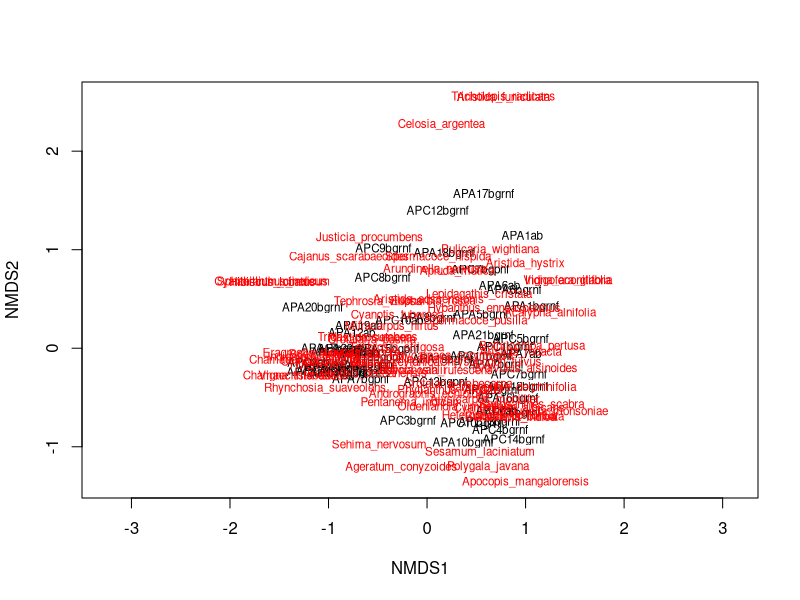
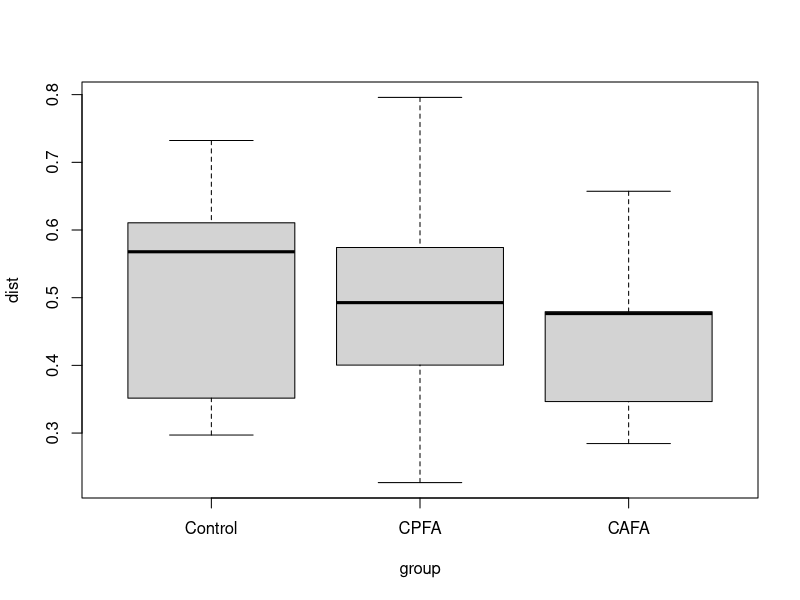
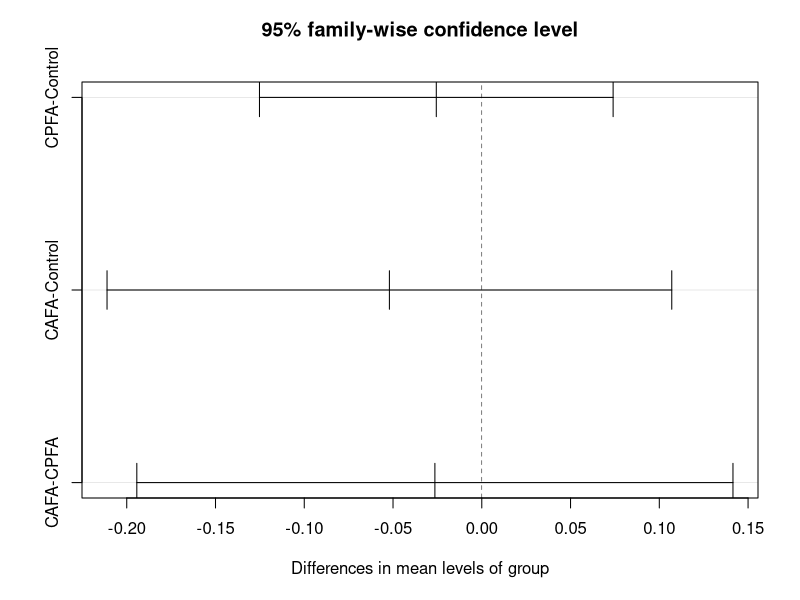
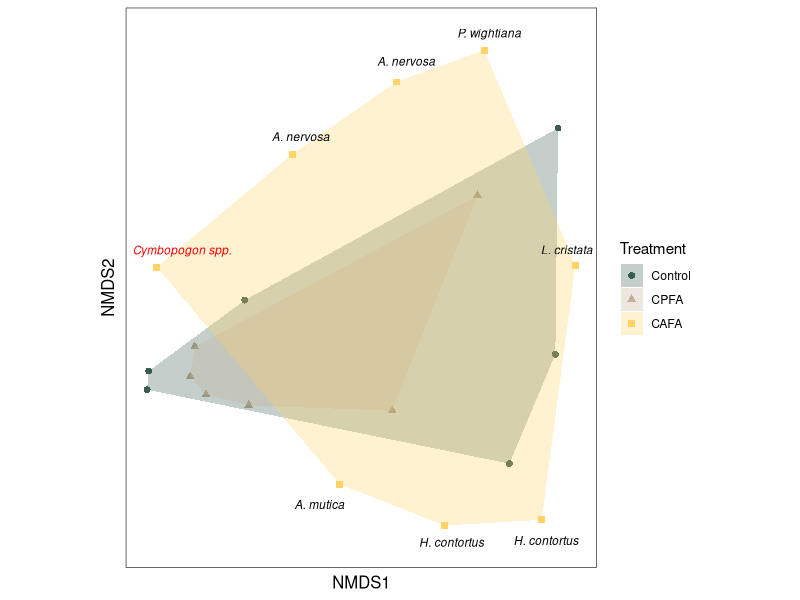
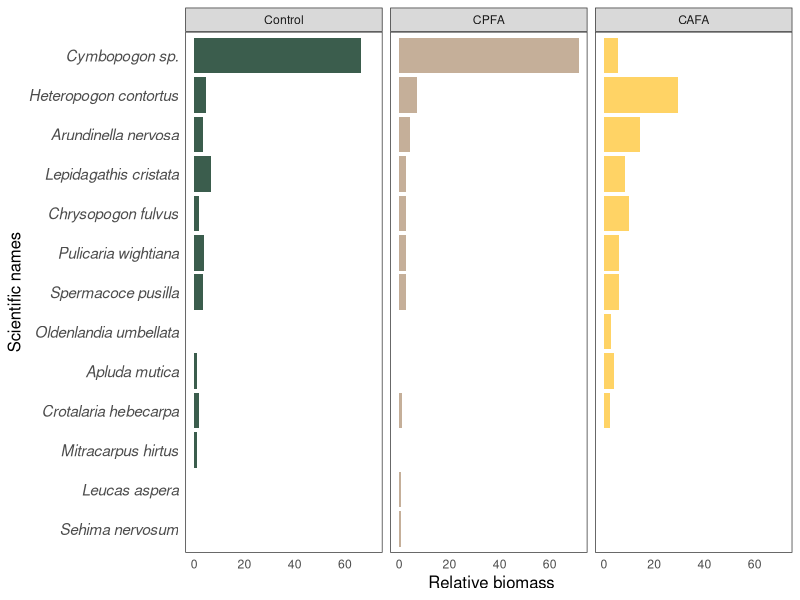
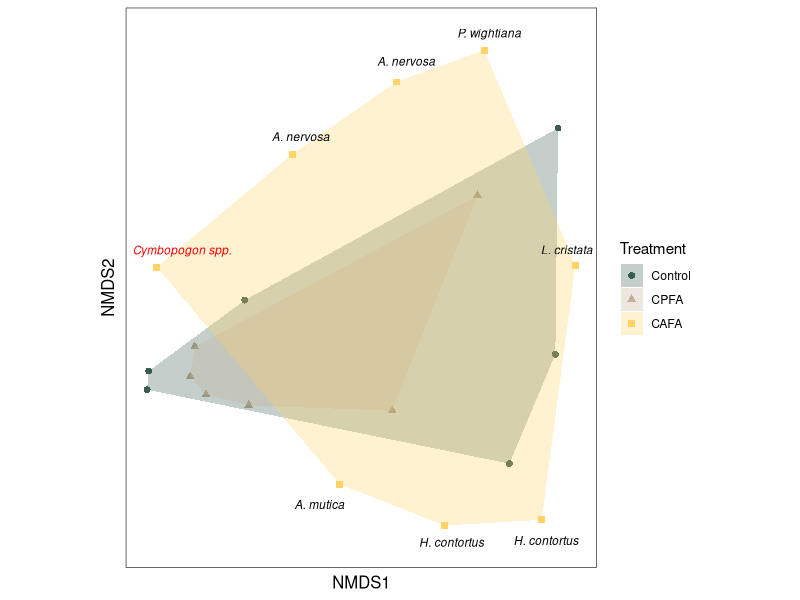

Generate these figures, in order, with R:
# Packages----
library(tidyverse)
library(patchwork)
library(vegan)

# Data----
raw_dat <- read.csv(
  "biomass_data.csv",
  header = T,
  fill = TRUE,
  sep = ",",
  na.strings = c("", " ", "NA", "NA ", "na", "NULL")
)

# Data wrangling----
Site_dat <- raw_dat %>%
  mutate(
    Treatment = as.factor(Treatment),
    Life_form = as.factor(Life_form),
    Functional_groups = as.factor(Functional_groups)
  )

# create Site prep data
Site_prep <- Site_dat %>%
  arrange(Site, Treatment) %>%
  mutate(
    Treatment = case_when(
      Treatment == "ab" ~ "Control",
      # Cymbopogon present fire present
      Treatment == "bgpnf" ~ "CPFA",
      # Cymbopogon present fire absent
      Treatment == "bgrnf" ~ "CAFA" # Cymbopogon absent fire absent
    )
  )

# what is the summed biomass per Site with cymbopogon?
Site_sum <-
  Site_prep %>% group_by(Site, Treatment) %>%
  summarise(Site_biomass = sum(Weight)) %>%
  ungroup()

# Site_calc
Site_calc <- Site_prep %>% left_join(Site_sum) %>%
  mutate(
    relative_biomass = (Weight / Site_biomass) ,
    relative_biomass_p =  round(((
      Weight / Site_biomass
    ) * 100) , 2)
  )

# Absolute_biomass
absolute_weight <- Site_calc %>%
  select(Site, Treatment, Weight, Palatability) %>%
  group_by(Palatability, Treatment, Site) %>%
  summarise(Weight = sum(Weight)) %>%
  mutate(Treatment = factor(Treatment)) %>% # to order treatments in the plot
  mutate(Palatability = factor(Palatability)) %>%
  mutate(Palatability = fct_relevel(Palatability, c('Yes', 'No', 'Cymbopogon sp.'))) %>%
  mutate(Treatment = fct_relevel(Treatment, c("Control", "CPFA", "CAFA")))

# Relative_biomass
relative_weight <-
  Site_calc %>% select( Sci_name, Village, Site, Treatment, Palatability, relative_biomass) %>%
  group_by(Sci_name, Village, Treatment, Site, Palatability) %>%
  summarise(relative_biomass = (relative_biomass) * 100) %>%
  mutate(Treatment = factor(Treatment)) %>%
  mutate(Palatability = factor(Palatability)) %>%
  mutate(Palatability = fct_relevel(Palatability, c('Yes', 'No', 'Cymbopogon sp.'))) %>%
  mutate(Treatment = fct_relevel(Treatment, c("Control", "CPFA", "CAFA"))) %>% 
  arrange(Site) %>% ungroup()

# df of top 10 species----
species_biomass <- Site_calc %>%
  select(Treatment, Weight, Sci_name) %>%
  group_by(Sci_name, Treatment,) %>%
  summarise(Weight = sum(Weight)) %>%
  mutate(Treatment = fct_relevel(Treatment, c("Control", "CPFA", "CAFA")))

treatment_total <-
  species_biomass %>% 
  group_by(Treatment) %>% 
  summarise(group_biomass= sum(Weight))

top10_biomass <- left_join(x= species_biomass, 
                           y = treatment_total, 
                           "Treatment") %>% 
  mutate(Treatment= as.factor(Treatment)) %>% 
  mutate(relative_biomass= (Weight/group_biomass)*100) %>% 
  group_by(Treatment) %>% top_n(10) %>%
  arrange(Treatment, relative_biomass) %>%
  mutate(Treatment = fct_relevel(Treatment, c("Control", "CPFA", "CAFA")))

# Making nmds metrics
eghats_details <- relative_weight %>% select(Village, Treatment, Site) %>% distinct()

eghats_species_details <- relative_weight %>% select(Sci_name, Palatability) %>% distinct()

# create a Site by species matrix
relative_weight_matrix <- relative_weight %>%  select(Site, Sci_name, relative_biomass) %>%
  mutate(Sci_name = str_replace(Sci_name, " ", "_")) %>%
  group_by(Site) %>%
  spread(Sci_name, relative_biomass) %>% replace(is.na(.), 0) %>%
  `row.names<-`(., NULL) %>% 
  column_to_rownames(var = "Site")


# run NMDS with  bray curtis distance
# https://chrischizinski.github.io/rstats/vegan-ggplot2/

set.seed(1980)
eghats.mds <- metaMDS(relative_weight_matrix, distance = "bray", autotransform = FALSE)
# stress is 0.18 ideal is less than 0.2

plot(eghats.mds, type = "t")

# permutation test----
relative_weight_matrix_1 <- relative_weight %>%  select(Site, Sci_name, relative_biomass) %>%
  mutate(Sci_name = str_replace(Sci_name, " ", "_")) %>%
  group_by(Site) %>%
  spread(Sci_name, relative_biomass) %>% replace(is.na(.), 0) %>%
  `row.names<-`(., NULL)

data <- eghats_details %>% left_join(relative_weight_matrix_1) %>% select(-Site)

dataM <- data %>% 
  select(-c(Village, Treatment)) %>% 
  as.matrix() 

rownames(dataM) <- data$Village

# Bray-Curtis
distances <- vegdist(dataM, 
                     distance = 'bray')
# order of samples
distances_groups <- data[match(labels(distances),
                               data$Village),]$Treatment 
# beta dispersion
distances_betadispersion <- betadisper(distances, 
                                       distances_groups)

distance <- data.frame(dist=distances_betadispersion$distances, group=distances_betadispersion$group)

boxplot(dist~group, data= distance)

anova(distances_betadispersion) # not met, p < 0.05

# test homogenous dispersion/Permutation test for F
pmod <- permutest(distances_betadispersion, permutations = 99, pairwise = TRUE)

## Tukey's Honest Significant Differences
(mod.HSD <- TukeyHSD(distances_betadispersion))
plot(mod.HSD)

# Village scores for ggplot
data.scores <- as.data.frame(scores(eghats.mds)$sites)  #Using the scores function from vegan to extract the Village scores and convert to a data.frame
data.scores$Site <- rownames(data.scores)  # create a column of Village names, from the rownames of data.scores

eghats.scores <- data.scores %>% 
  left_join(eghats_details) %>% arrange(Treatment)

# species scores
species.scores <- as.data.frame(scores(eghats.mds, "species"))  #Using the scores function from vegan to extract the species scores and convert to a data.frame
species.scores$species <- rownames(species.scores)  # create a column of species, from the rownames of species.scores

eghats.species.scores <- species.scores %>% 
  mutate(Sci_name = species) %>% select(-species) %>%
  mutate(Sci_name = str_replace(Sci_name, "_", " ")) %>%
  left_join(eghats_species_details)

# convex hull values for treatments
eghats.ctl <-
  eghats.scores[eghats.scores$Treatment == "Control", ][chull
                                                        (eghats.scores[eghats.scores$Treatment ==
                                                                         "Control",
                                                                       c("NMDS1", "NMDS2")]), ]
eghats.cpfa <-
  eghats.scores[eghats.scores$Treatment == "CPFA", ][chull(eghats.scores[eghats.scores$Treatment ==
                                                                           "CPFA", c("NMDS1", "NMDS2")]), ]
eghats.cafa <-
  eghats.scores[eghats.scores$Treatment == "CAFA", ][chull(eghats.scores[eghats.scores$Treatment ==
                                                                           "CAFA", c("NMDS1", "NMDS2")]), ]

hull.data <-
  rbind(eghats.ctl, eghats.cpfa, eghats.cafa)  #combine groups
hull.data

# nmdsplot----
treatment_colors <- c("Control" = "#3b5d4d", "CPFA" = "#c5af99","CAFA" = "#ffd365")

nmdsplot <- ggplot() +
  geom_point(
    data = hull.data,
    aes(
      x = NMDS1,
      y = NMDS2,
      shape = Treatment,
      colour = Treatment
    ),
    size = 2
  ) + # add the point markers
  geom_polygon(
    data = hull.data,
    aes(
      x = NMDS1,
      y = NMDS2,
      fill = Treatment,
      group = Treatment
    ),
    alpha = 0.30
  ) + # add the convex hulls
  #geom_text(data=eghats.species.scores, aes(x=NMDS1,y=NMDS2,label=Sci_name),alpha=0.5) +  # add the species labels
  scale_color_manual(values = treatment_colors) +
  scale_fill_manual(values = treatment_colors ) +
  coord_equal() +
  theme_bw() +
  theme(
    axis.text.x = element_blank(),
    # remove x-axis text
    axis.text.y = element_blank(),
    # remove y-axis text
    axis.ticks = element_blank(),
    # remove axis ticks
    axis.title.x = element_text(size = 12),
    # remove x-axis labels
    axis.title.y = element_text(size = 12),
    # remove y-axis labels
    panel.grid.major = element_blank(),
    #remove major-grid labels
    panel.grid.minor = element_blank(),
    #remove minor-grid labels
  ) +
  theme(legend.position = 'right')

nmdsplot+
  annotate(
    geom = "text",
    x = -1.03,
    y = 0.5,
    size = 3,
    label = "Cymbopogon spp.",
    color = "red",
    fontface = 'italic'
  )+ 
  annotate(
    geom = "text",
    x = -0.4,
    y = 1.1,
    size = 3,
    label = "A. nervosa",
    color = "black",
    fontface = 'italic'
  )+ 
  annotate(
    geom = "text",
    x = 0.16,
    y = 1.5,
    size = 3,
    label = "A. nervosa",
    color = "black",
    fontface = 'italic'
  )+ 
  annotate(
    geom = "text",
    x = 0.6,
    y = 1.65,
    size = 3,
    label = "P. wightiana",
    color = "black",
    fontface = 'italic'
  )+ 
  annotate(
    geom = "text",
    x = -0.3,
    y = -0.85,
    size = 3,
    label = "A. mutica",
    color = "black",
    fontface = 'italic'
  )+ 
  annotate(
    geom = "text",
    x = 0.4,
    y = -1.05,
    size = 3,
    label = "H. contortus",
    color = "black",
    fontface = 'italic'
  )+ 
  annotate(
    geom = "text",
    x = 0.9,
    y = -1.04,
    size = 3,
    label = "H. contortus",
    color = "black",
    fontface = 'italic'
  )+ 
  annotate(
    geom = "text",
    x = 1.01,
    y = 0.5,
    size = 3,
    label = "L. cristata",
    color = "black",
    fontface = 'italic'
  )

# Save image----
ggsave('fig_7_nmds.jpg', width = 10, height = 6, dpi = 300) 

top10_hist <- ggplot(top10_biomass, aes(relative_biomass, Sci_name, fill=Treatment))+
  geom_histogram(stat = 'identity')+
  facet_grid(~Treatment)+
  scale_color_manual(values = treatment_colors)  +
  scale_fill_manual(values = treatment_colors)+
  theme_bw()+
  theme(axis.ticks = element_blank(),  # remove axis ticks
        axis.title.x = element_text(size=12), # remove x-axis labels
        axis.title.y = element_text(size=12), # remove y-axis labels
        axis.text.y= element_text(size = 11 ,face = 'italic'),
        panel.background = element_blank(), 
        panel.grid.major = element_blank(),  #remove major-grid labels
        panel.grid.minor = element_blank())+  #remove minor-grid labels
  theme(legend.position = 'none')+
  aes(y = reorder(Sci_name, relative_biomass))+
  labs(x=' Relative biomass', y= 'Scientific names')
top10_hist
# ggsave('fig_7_topten.jpg', width = 10, height = 6, dpi = 300)

# For my own understanding:
# In this ordination, the closer two points are, the more similar the corresponding samples are with respect to the variables that went into making the NMDS plot.
# The closer the points/samples are together in the ordination space, the more similar their plant communities.
# In the histogram we can see the species responsible for the result in NMDS
# We can see the names of top 10 species responsible for this result

# statistical analysis----
# ? is composition different across our treatments- may be not because there is 
# a lot of overlap.

